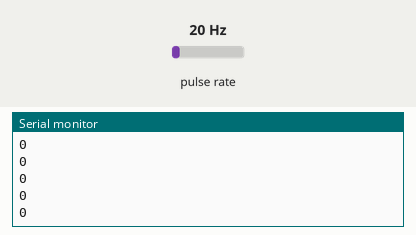
Bench run of a sketch on a simulated Arduino Uno, built with avr-gcc and run on an emulated ATmega328P. Parts: the last lines printed to the serial monitor. Wiring (inferred from the names in the program): pulse sensor: data pin 2. The test bench sets the inputs (shaded band); at power-on: pulse rate 20 Hz.

Above: at 1.2 s.
1.3 s: pulse rate (sensor on pin 2) set to 50 Hz
At 1.84 s:
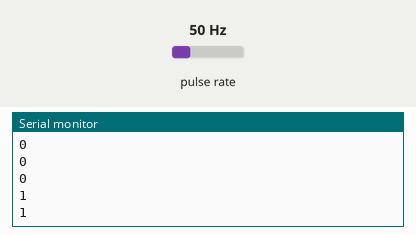
2.8 s: pulse rate (sensor on pin 2) set to 100 Hz
At 2.82 s:
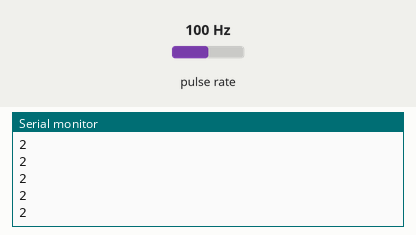
Timing chart, 0 to 5.8 s (numbered marks = the images above; inputs shaded):
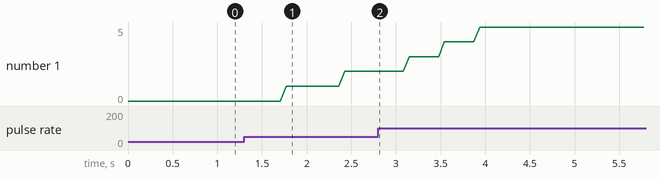

Measured:
- after the input at 1.3 s, the serial monitor: prints a new line after 0.47 s (image 1)
- plotted number 1: 0 → 2 after the input at 1.3 s, 2 → 5 after the input at 2.8 s

The sketch:

tachometer-using-arduino.ino
```cpp
const int sensorPin = 2; // Example pin for sensor input

volatile unsigned int counts = 0; // Counter for rotations
volatile unsigned int rpm = 0; // Variable to store RPM
volatile unsigned long prevTime = 0; // Variable to store previous time

volatile bool execute = false;
volatile int lastSensorState = LOW; // Variable to store the previous state of the sensor

#define WINDOW_SIZE 20

int INDEX = 0;
int VALUE = 0;
volatile unsigned long SUM = 0;
int READINGS[WINDOW_SIZE];
volatile unsigned int AVERAGED = 0;

void setup() {
  Serial.begin(115200);

  // Attach interrupt to sensor pin
  attachInterrupt(digitalPinToInterrupt(sensorPin), countRotations, FALLING);

  // Pause interrupts
  cli();

  // Reset counter1
  TCCR1A = 0;
  TCCR1B = 0;
  TCNT1  = 0;

  // Set the value that the counter has to reach before it triggers an interrupt
  // 15624 = 1s (assuming you use 1024 as the prescaler value)
  // Counter1 is 16-bit so the value must be less than or equal to 65535
  OCR1A = 1024; //3906 1/4s //15624 =1s

  // Clear timer on compare match
  // The timer resets itself when it reaches 15625 (OCR1A +1)
  TCCR1B |= (1 << WGM12);

  // Set the prescaler to 1024 (See ATMega328PU datasheet for infos)
  TCCR1B |= (1 << CS12) | (1 << CS10);

  // Enable timer interrupt
  TIMSK1 |= (1 << OCIE1A);

  // Enable interrupts
  sei();
}

void loop() {
  if(execute)
  {
	// Calculate RPM
  unsigned long currentTime = micros();
  unsigned long elapsedTime = currentTime - prevTime;
  prevTime = currentTime;

  // Calculate RPM
  rpm = (counts * 60000) / elapsedTime; // Convert from pulses per second to pulses per minute


  // Print RPM to serial monitor
  //Serial.print("RPM: ");
  //Serial.println(rpm);


  SUM = SUM - READINGS[INDEX];       // Remove the oldest entry from the sum
  READINGS[INDEX] = rpm;           // Add the newest reading to the window
  SUM = SUM + rpm;                 // Add the newest reading to the sum
  INDEX = (INDEX+1) % WINDOW_SIZE;   // Increment the index, and wrap to 0 if it exceeds the window size

  AVERAGED = SUM / WINDOW_SIZE;      // Divide the sum of the window by the window size for the result

  Serial.println(AVERAGED);
  //Serial.print(",");
  //Serial.println(AVERAGED);


  // Reset rotation counter
  //Serial.println(counts);
  counts = 0;

	// Don't forget to reset the flag
	execute = false;
  }
}

void countRotations() {
  static unsigned long lastDebounceTime = 0;  // the last time the output pin was toggled
  unsigned long debounceDelay = 1;    // the debounce time; increase if the output flickers

  // Read the state of the sensor


  int currentState = digitalRead(sensorPin);

  // If the state has changed since the last read, debounce
  if (currentState != lastSensorState) {
    lastDebounceTime = micros();
  }

  // Check if a new rotation is detected after debouncing
  if ((micros() - lastDebounceTime) > debounceDelay) {
    counts++; // Increment rotation counter
  }

  lastSensorState = currentState;
}

ISR(TIMER1_COMPA_vect)
{
  // The MCU calls this function whenever the timer resets itself
  // (i.e., once every second).

  execute = true;
}
```
